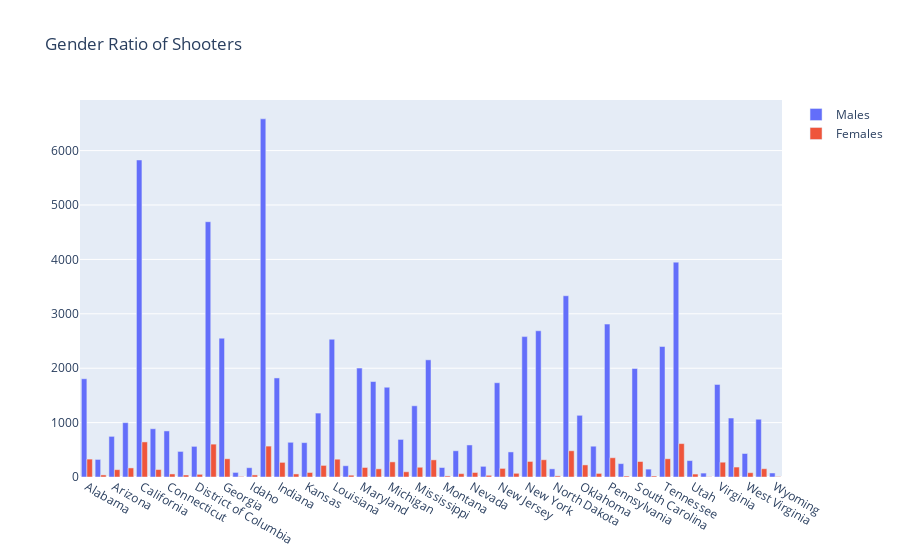

The code cell stored with this chart in its notebook:
### Code cell
#let's plot a graph to see what the gender ratio of the suspected shooters is
def separate(df):
    df=df.split("||")
    df=[(x.split("::")) for x in df]
    y = []
    for  i in range (0, len(df)):
        y.append(df[i][-1])
    return(y) 
gunViolence_df['participant_gender'] = gunViolence_df['participant_gender'].fillna("0::Zero")
gunViolence_df['gender'] = gunViolence_df['participant_gender'].apply(lambda x: separate(x))
gunViolence_df['Males'] = gunViolence_df['gender'].apply(lambda x: x.count('Male'))
gunViolence_df['Females'] = gunViolence_df['gender'].apply(lambda x: x.count('Female'))
dx=gunViolence_df[['state', 'Males', 'Females']].groupby('state').sum()
trace1 = go.Bar(
    x=dx.index,
    y=dx['Males'],
    name='Males'
)
trace2 = go.Bar(
    x=dx.index,
    y=dx['Females'],
    name='Females'
)

data = [trace1, trace2]
layout = go.Layout(
    barmode='group',
    title="Gender Ratio of Shooters"
)

fig = go.Figure(data=data, layout=layout)
iplot(fig, filename='grouped-bar')

### Figure 1 — Plotly figure (JSON) as saved in the notebook; plotly's stock layout.template omitted (floating-point values rounded to 4 significant figures)
{"data": [{"name": "Males", "type": "bar", "x": ["Alabama", "Alaska", "Arizona", "Arkansas", "California", "Colorado", "Connecticut", "Delaware", "District of Columbia", "Florida", "Georgia", "Hawaii", "Idaho", "Illinois", "Indiana", "Iowa", "Kansas", "Kentucky", "Louisiana", "Maine", "Maryland", "Massachusetts", "Michigan", "Minnesota", "Mississippi", "Missouri", "Montana", "Nebraska", "Nevada", "New Hampshire", "New Jersey", "New Mexico", "New York", "North Carolina", "North Dakota", "Ohio", "Oklahoma", "Oregon", "Pennsylvania", "Rhode Island", "South Carolina", "South Dakota", "Tennessee", "Texas", "Utah", "Vermont", "Virginia", "Washington", "West Virginia", "Wisconsin", "Wyoming"], "y": [1806, 323, 747, 999, 5828, 887, 847, 470, 563, 4693, 2552, 84, 171, 6584, 1821, 638, 632, 1175, 2532, 207, 2003, 1755, 1650, 691, 1309, 2154, 174, 482, 589, 196, 1733, 461, 2581, 2688, 150, 3332, 1134, 566, 2811, 246, 1994, 145, 2399, 3950, 302, 72, 1701, 1084, 432, 1062, 74]}, {"name": "Females", "type": "bar", "x": ["Alabama", "Alaska", "Arizona", "Arkansas", "California", "Colorado", "Connecticut", "Delaware", "District of Columbia", "Florida", "Georgia", "Hawaii", "Idaho", "Illinois", "Indiana", "Iowa", "Kansas", "Kentucky", "Louisiana", "Maine", "Maryland", "Massachusetts", "Michigan", "Minnesota", "Mississippi", "Missouri", "Montana", "Nebraska", "Nevada", "New Hampshire", "New Jersey", "New Mexico", "New York", "North Carolina", "North Dakota", "Ohio", "Oklahoma", "Oregon", "Pennsylvania", "Rhode Island", "South Carolina", "South Dakota", "Tennessee", "Texas", "Utah", "Vermont", "Virginia", "Washington", "West Virginia", "Wisconsin", "Wyoming"], "y": [329, 38, 135, 167, 645, 137, 56, 37, 49, 604, 335, 10, 38, 568, 269, 56, 83, 213, 327, 33, 175, 150, 278, 96, 179, 315, 20, 62, 83, 31, 158, 68, 286, 317, 21, 482, 222, 66, 354, 18, 285, 19, 335, 614, 54, 5, 272, 183, 79, 152, 8]}], "layout": {"barmode": "group", "title": {"text": "Gender Ratio of Shooters"}}}
